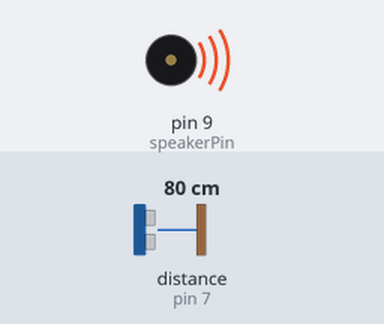
This sketch was run on a simulated Arduino Uno, built with avr-gcc and run on an emulated ATmega328P. Shown: buzzer (waves = sounding). Wiring (inferred from the names in the program): ultrasonic range finder: trigger pin 4; echo pin 7. Inputs (shaded band) come from the test bench; at power-on: distance to the obstacle (sensor on pin 7) 80 cm. The echo pulse lasts 58.3 µs per cm; what the sketch prints to the serial monitor is not drawn.

Above: at 1.2 s.
1.3 s: distance to the obstacle (sensor on pin 7) set to 35 cm
Timing chart, 0 to 4.3 s (numbered marks = the images above; inputs shaded):
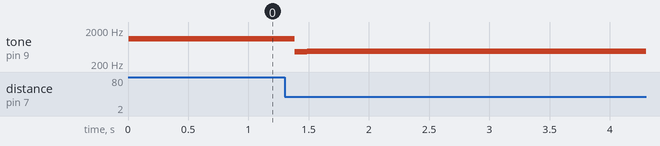

The sketch:

distance-sensor-theremin-device.ino
```cpp
const int speakerPin = 9;
const int trigPin = 4;
const int pwPin = 7;
const int trigDelay = 25;

void setup() {
  Serial.begin(9600);
  pinMode(speakerPin, OUTPUT);
}

void loop() {
  long duration;
  float distance;

  pinMode(trigPin, OUTPUT);
  digitalWrite(trigPin, LOW);
  delayMicroseconds(10);

  digitalWrite(trigPin, HIGH);
  delayMicroseconds(trigDelay);
  digitalWrite(trigPin, LOW);

  pinMode(pwPin, INPUT);
  duration = pulseIn(pwPin, HIGH);

  // convert time to distance
  distance = duration / 58.8;

  Serial.print(distance);
  Serial.println(" cm");

  float frequency = 14.003 * distance - 15.01;

  Serial.print(frequency);
  Serial.println(" Hz");

  tone(speakerPin, frequency);

  delay(100);
}
```

Measured:
- after the input at 1.3 s, tone on pin 9 (speakerPin): 1091 Hz → 466 Hz after 0.08 s, → 471 Hz 0.10 s later
